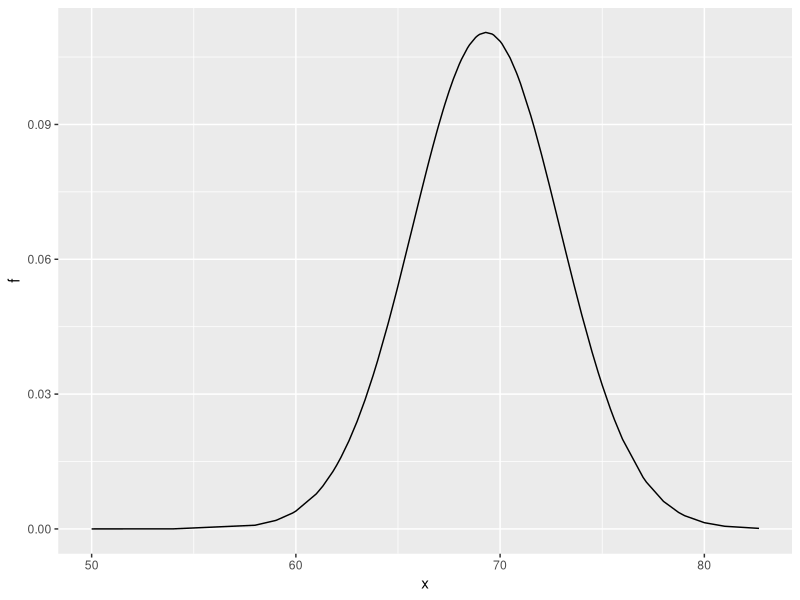

The R source for this figure:
# the probability density function is defined for continuous data at a point
# the CDF is the integral of PDF at all real values of x up to a specific value

# we can use dnorm() to plot the density curve for the normal distribution
library(tidyverse)
library(dslabs)
data(heights)
x <- heights %>% filter(sex == "Male") %>% .$height

data.frame(x, f = dnorm(x, mean(x), sd(x))) %>% ggplot(aes(x, f)) + geom_line()
